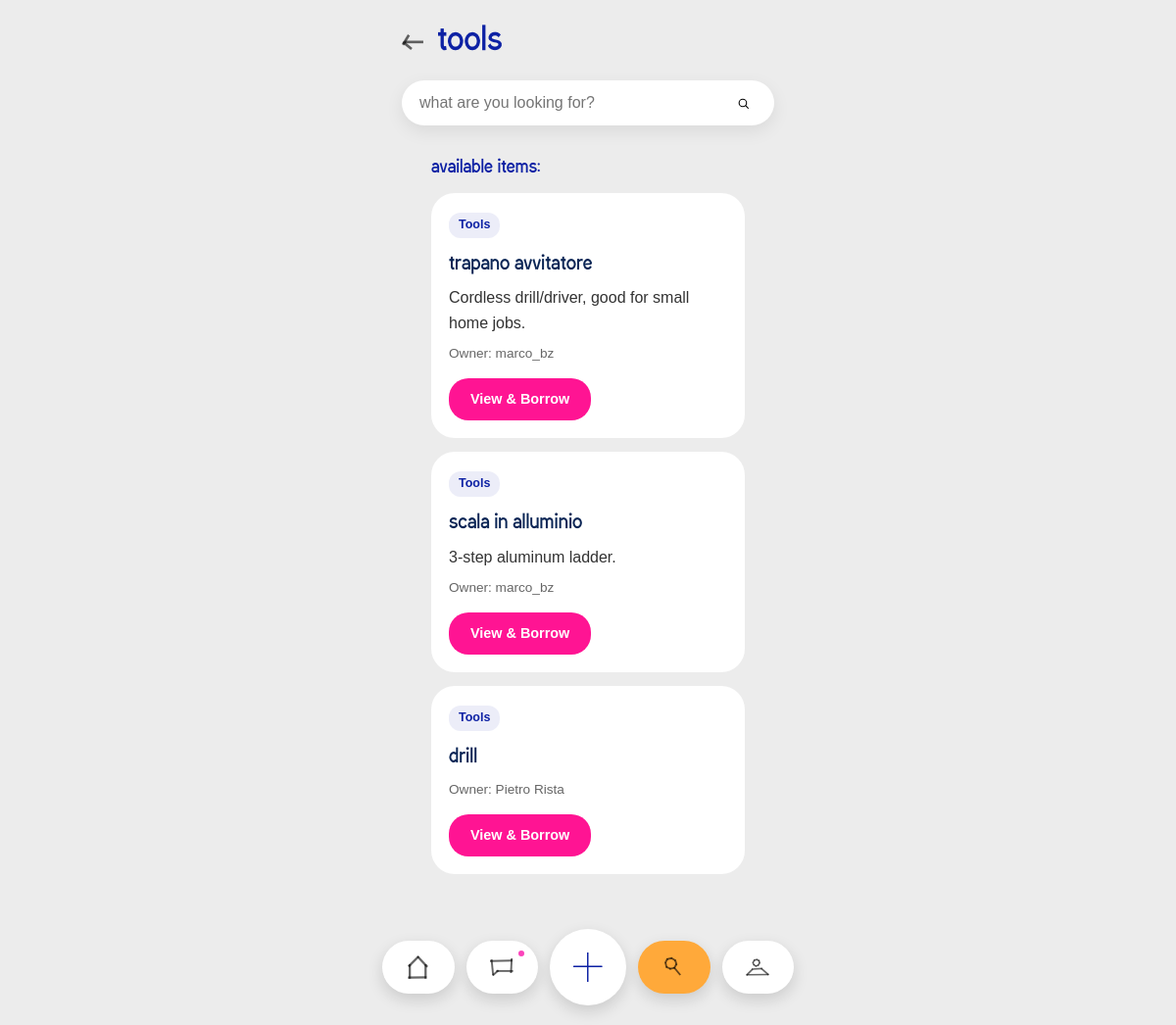
/search?category=Tools (signed in), run on an earlier commit of the app's database.
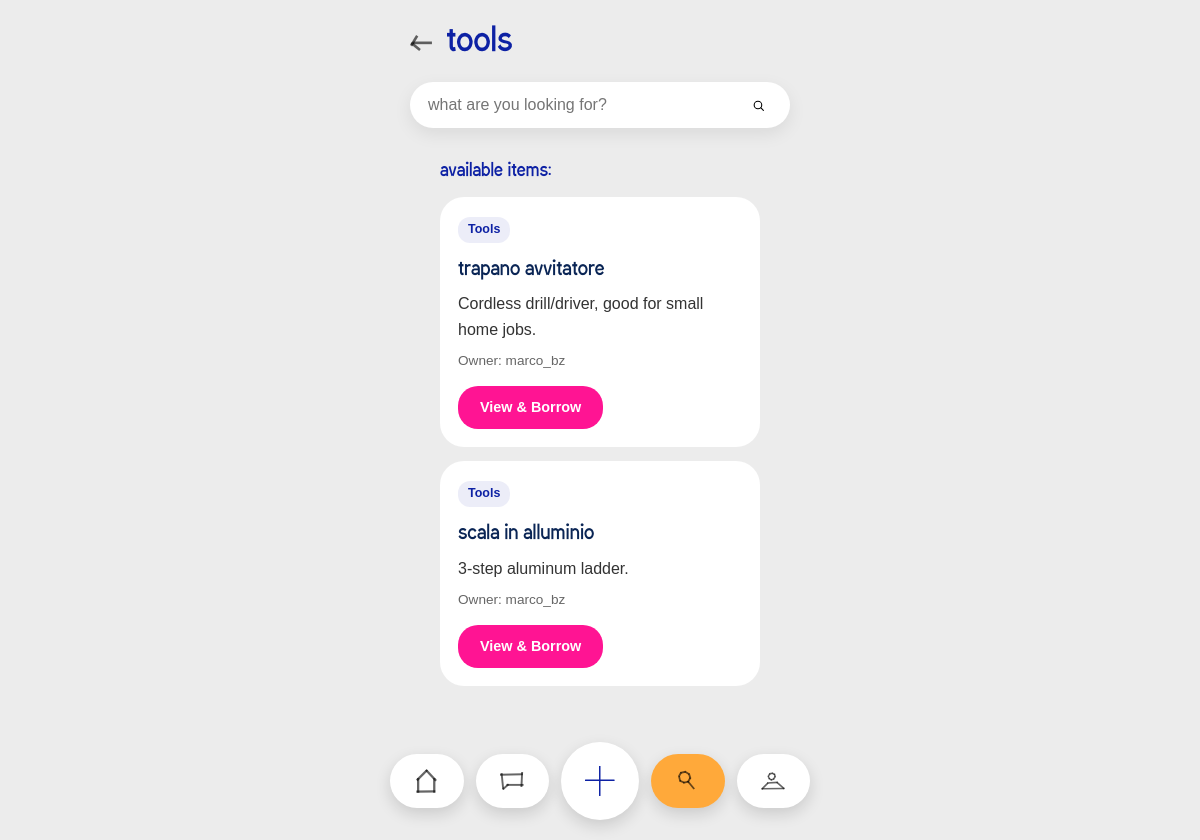
And on a later commit of the database.
### tables this page shows
CREATE TABLE items (
            id INTEGER PRIMARY KEY AUTOINCREMENT,
            name TEXT NOT NULL,
            description TEXT,
            owner_id INTEGER NOT NULL,
            status TEXT DEFAULT 'available',
            keywords TEXT, category TEXT, photo TEXT,
            FOREIGN KEY (owner_id) REFERENCES "users_old" (id)
        );

CREATE TABLE users (
                id INTEGER PRIMARY KEY AUTOINCREMENT,
                username TEXT UNIQUE NOT NULL,
                email TEXT UNIQUE,
                password TEXT NOT NULL,
                location TEXT,
                categories TEXT
            , photo TEXT, latitude REAL, longitude REAL, onboarding_seen INTEGER DEFAULT 0);

### app.py (the view, shortened to what this page needs)
@app.route('/search', methods=['GET', 'POST'])
def search():
    if 'user_id' not in session:
        return redirect(url_for('login'))
    query = request.args.get('q', '')
    category = request.args.get('category', '')
    categories = [c['name'] for c in EXPLORE_CATEGORIES]
    if not query and not category:
        return render_template('search.html', items=[], query='', message='Enter an item name to search', categories=categories)
    conn = get_db_connection()
    cursor = conn.cursor()
    cursor.execute('SELECT location, latitude, longitude FROM users WHERE id = ?', (session['user_id'],))
    user = cursor.fetchone()
    user_location = user['location'] if user else ''
    user_lat = user['latitude'] if user else None
    user_lon = user['longitude'] if user else None
    conditions = ["i.status = 'available'", "i.owner_id != ?"]
    params = [user_lat, user_lon, session['user_id']]
    if query:
        conditions.append('i.name LIKE ?')
        params.append(f'%{query}%')
    if category:
        conditions.append('i.category = ?')
        params.append(category)
    params.extend([user_location, f'%{user_location}%'])
    cursor.execute(f'''
        SELECT i.*, u.username as owner, u.location as owner_location,
               distance_km(?, ?, u.latitude, u.longitude) as distance
        FROM items i
        JOIN users u ON i.owner_id = u.id
        WHERE {' AND '.join(conditions)}
        ORDER BY
            CASE WHEN distance IS NULL THEN 1 ELSE 0 END,
            distance,
            CASE WHEN u.location = ? THEN 0
                 WHEN u.location LIKE ? THEN 1
                 ELSE 2 END
    ''', params)
    items = cursor.fetchall()
    conn.close()
    return render_template('search.html', items=items, query=query, category=category, categories=categories)

### app.py (called while the page is built)
@app.url_defaults
def add_static_file_version(endpoint, values):
    if endpoint != 'static' or 'filename' not in values:
        return
    filepath = os.path.join(app.static_folder, values['filename'])
    if os.path.exists(filepath):
        values['v'] = int(os.path.getmtime(filepath))

def haversine_km(lat1, lon1, lat2, lon2):
    if lat1 is None or lon1 is None or lat2 is None or lon2 is None:
        return None
    earth_radius_km = 6371.0
    phi1, phi2 = math.radians(lat1), math.radians(lat2)
    dphi = math.radians(lat2 - lat1)
    dlambda = math.radians(lon2 - lon1)
    a = math.sin(dphi / 2) ** 2 + math.cos(phi1) * math.cos(phi2) * math.sin(dlambda / 2) ** 2
    return earth_radius_km * 2 * math.atan2(math.sqrt(a), math.sqrt(1 - a))

def get_db_connection():
    conn = sqlite3.connect(DATABASE)
    conn.row_factory = sqlite3.Row
    conn.create_function('distance_km', 4, haversine_km)
    return conn

@app.context_processor
def inject_current_user_photo():
    if 'user_id' not in session:
        return {'current_user_photo': None}
    conn = get_db_connection()
    cursor = conn.cursor()
    cursor.execute('SELECT photo FROM users WHERE id = ?', (session['user_id'],))
    row = cursor.fetchone()
    conn.close()
    return {'current_user_photo': row['photo'] if row else None}

@app.context_processor
def inject_unread_messages():
    if 'user_id' not in session:
        return {'has_unread_messages': False}
    conn = get_db_connection()
    cursor = conn.cursor()
    cursor.execute('''
        SELECT 1
        FROM messages m
        JOIN requests r ON m.request_id = r.id
        JOIN items i ON r.item_id = i.id
        WHERE (i.owner_id = ? OR r.borrower_id = ?)
          AND m.sender_id != ?
          AND m.is_read = 0
        LIMIT 1
    ''', (session['user_id'], session['user_id'], session['user_id']))
    row = cursor.fetchone()
    conn.close()
    return {'has_unread_messages': row is not None}

### templates/search.html (shortened to what this page needs)
<!DOCTYPE html>
<html lang="en">
<head>
    <link rel="stylesheet" href="{{ url_for('static', filename='style.css') }}">
</head>
<body class="dashboard-page">
    <div class="container dashboard-mobile">
        <header class="dashboard-header">
            <h1 class="welcome">
                <a href="javascript:history.back()" class="item-detail-back" aria-label="Back"><span class="icon icon-back" aria-hidden="true"></span></a>
                {{ category if category else 'Search' }}
            </h1>
            <form class="search-form-mobile" action="{{ url_for('search') }}" method="GET" autocomplete="off" data-live-search>
                <div class="search-bar-wrapper">
                    <input type="text" name="q" value="{{ query }}" placeholder="what are you looking for?" aria-label="search">
                    <button type="submit" class="search-btn" aria-label="Search">
                        <span class="icon icon-search" aria-hidden="true"></span>
                    </button>
                </div>
            </form>
        </header>
        <main>
            <section class="pending-section">
                {% if query or category %}
                    {% if items %}
                    <h2 class="section-title">Available items:</h2>
                    {% for item in items %}
                    <div class="search-result-card">
                        <span class="category-tag">{{ item.category }}</span>
                        <h3>{{ item.name }}</h3>
                        {% if item.description %}
                        <p>{{ item.description }}</p>
                        {% endif %}
                        <p class="owner-line">Owner: {{ item.owner }}</p>
                        <a href="{{ url_for('item_detail', item_id=item.id) }}" class="btn-view">View &amp; Borrow</a>
                    </div>
                    {% endfor %}
                    {% endif %}
                {% else %}
                <p class="search-prompt">Select a category or enter a search term to find items near you</p>
                {% endif %}
            </section>
        </main>
        {% include 'footer_nav.html' %}
    </div>
</body>
</html>

### templates/footer_nav.html (shortened to what this page needs)
<nav class="bottom-nav">
    <a href="{{ url_for('dashboard') }}" class="nav-item{% if request.path == '/' or request.path.startswith('/dashboard') %} active{% endif %}" aria-label="Home">
        <span class="icon icon-nav-home" aria-hidden="true"></span>
    </a>
    <a href="{{ url_for('chat_index') }}" class="nav-item{% if request.path.startswith('/chat') %} active{% endif %}" aria-label="Chat{% if has_unread_messages %} (unread messages){% endif %}">
        <span class="icon icon-nav-chat" aria-hidden="true"></span>
        {% if has_unread_messages %}<span class="nav-dot" aria-hidden="true"></span>{% endif %}
    </a>
    <a href="{{ url_for('add_item') }}" onclick="return openFooterAddItemModal(event)" class="nav-item center-action" aria-label="Add item">
        <svg class="plus-icon" viewBox="0 0 59 61" aria-hidden="true" xmlns="http://www.w3.org/2000/svg">
            <path d="M58.0137 29.0005L0.0134028 29.1806" />
            <path d="M29.0127 60.0723L29.0127 -1.85711e-05" />
        </svg>
    </a>
    <a href="{{ url_for('explore') }}" class="nav-item{% if request.path.startswith('/explore') or request.path.startswith('/search') %} active{% endif %}" aria-label="Explore">
        <span class="icon icon-nav-search" aria-hidden="true"></span>
    </a>
    <a href="{{ url_for('profile') }}" class="nav-item{% if request.path.startswith('/profile') %} active{% endif %}" aria-label="Profile">
        <span class="icon icon-nav-profile" aria-hidden="true"></span>
    </a>
</nav>

### templates/search.html (style rules this page uses)
.search-result-card { background: white; border-radius: 24px; padding: 18px; margin-bottom: 14px; }
.search-result-card h3 { color: #0a2555; font-size: 1.2rem; margin-bottom: 8px; }
.search-result-card p { color: #333333; font-family: var(--font-secondary); letter-spacing: normal; margin-bottom: 8px; }
.search-result-card .owner-line { color: #666666; font-family: var(--font-secondary); letter-spacing: normal; font-size: 0.85rem; margin-bottom: 14px; }
.btn-view { display: inline-block; padding: 10px 22px; background: #ff1493; color: white; border: none; border-radius: 20px; font-weight: 700; font-size: 0.9rem; font-family: var(--font-secondary); text-decoration: none; cursor: pointer; }

What changed in the data, as far as the page shows it:
removed items: category "Tools", name "drill", owner "Pietro Rista"
